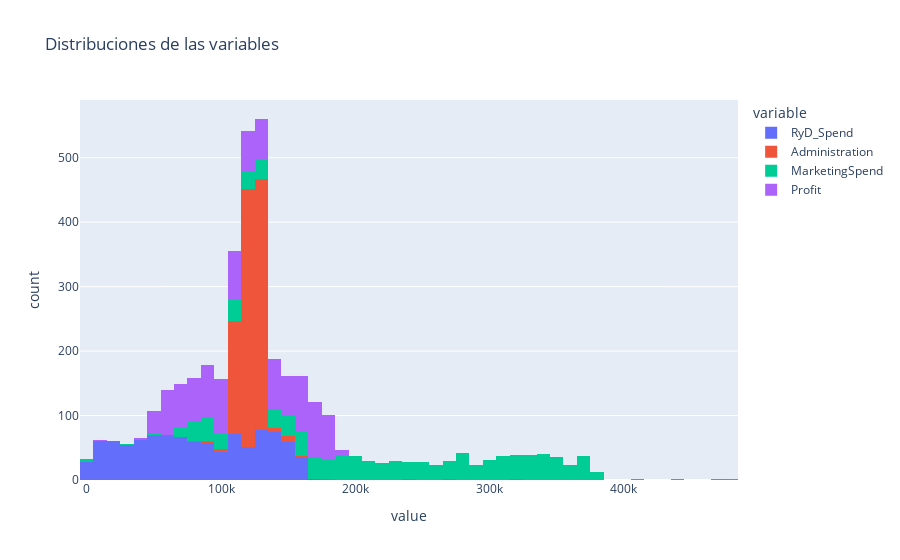

The notebook cell this image was saved under:
### Markdown cell above
Observamos que hay potenciales outliers en las columnas Administration y Profit. Más adelante lo chequeamos.

### Code cell
px.histogram(
    df_companies[['RyD_Spend','Administration','MarketingSpend', 'Profit']],
    title = 'Distribuciones de las variables'
)

### Figure 1 — Plotly figure (JSON) as saved in the notebook; plotly's stock layout.template omitted (floating-point values rounded to 4 significant figures; data arrays with more than 128 entries replaced by an {"elided": "..."} marker saying what was removed)
{"data": [{"alignmentgroup": "True", "bingroup": "x", "hovertemplate": "variable=RyD_Spend<br>value=%{x}<br>count=%{y}<extra></extra>", "legendgroup": "RyD_Spend", "marker": {"color": "#636efa", "pattern": {"shape": ""}}, "name": "RyD_Spend", "offsetgroup": "RyD_Spend", "orientation": "v", "showlegend": true, "type": "histogram", "x": {"elided": "1000 float values"}, "xaxis": "x", "yaxis": "y"}, {"alignmentgroup": "True", "bingroup": "x", "hovertemplate": "variable=Administration<br>value=%{x}<br>count=%{y}<extra></extra>", "legendgroup": "Administration", "marker": {"color": "#EF553B", "pattern": {"shape": ""}}, "name": "Administration", "offsetgroup": "Administration", "orientation": "v", "showlegend": true, "type": "histogram", "x": {"elided": "1000 float values"}, "xaxis": "x", "yaxis": "y"}, {"alignmentgroup": "True", "bingroup": "x", "hovertemplate": "variable=MarketingSpend<br>value=%{x}<br>count=%{y}<extra></extra>", "legendgroup": "MarketingSpend", "marker": {"color": "#00cc96", "pattern": {"shape": ""}}, "name": "MarketingSpend", "offsetgroup": "MarketingSpend", "orientation": "v", "showlegend": true, "type": "histogram", "x": {"elided": "1000 float values"}, "xaxis": "x", "yaxis": "y"}, {"alignmentgroup": "True", "bingroup": "x", "hovertemplate": "variable=Profit<br>value=%{x}<br>count=%{y}<extra></extra>", "legendgroup": "Profit", "marker": {"color": "#ab63fa", "pattern": {"shape": ""}}, "name": "Profit", "offsetgroup": "Profit", "orientation": "v", "showlegend": true, "type": "histogram", "x": {"elided": "1000 float values"}, "xaxis": "x", "yaxis": "y"}], "layout": {"barmode": "relative", "legend": {"title": {"text": "variable"}, "tracegroupgap": 0}, "title": {"text": "Distribuciones de las variables"}, "xaxis": {"anchor": "y", "domain": [0, 1], "title": {"text": "value"}}, "yaxis": {"anchor": "x", "domain": [0, 1], "title": {"text": "count"}}}}
